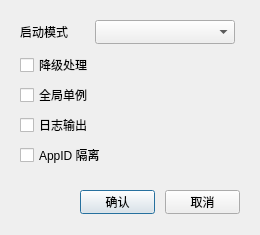
<?xml version="1.0" encoding="UTF-8"?>
<ui version="4.0">
 <class>advanced</class>
 <widget class="QDialog" name="advanced">
  <property name="geometry">
   <rect>
    <x>0</x>
    <y>0</y>
    <width>260</width>
    <height>235</height>
   </rect>
  </property>
  <property name="sizePolicy">
   <sizepolicy hsizetype="Fixed" vsizetype="Fixed">
    <horstretch>0</horstretch>
    <verstretch>0</verstretch>
   </sizepolicy>
  </property>
  <property name="minimumSize">
   <size>
    <width>260</width>
    <height>235</height>
   </size>
  </property>
  <property name="maximumSize">
   <size>
    <width>260</width>
    <height>235</height>
   </size>
  </property>
  <property name="windowTitle">
   <string>高级设置</string>
  </property>
  <widget class="QLabel" name="mode_label">
   <property name="geometry">
    <rect>
     <x>20</x>
     <y>20</y>
     <width>70</width>
     <height>24</height>
    </rect>
   </property>
   <property name="text">
    <string>启动模式</string>
   </property>
  </widget>
  <widget class="QComboBox" name="launch_mode_combo">
   <property name="geometry">
    <rect>
     <x>95</x>
     <y>20</y>
     <width>140</width>
     <height>24</height>
    </rect>
   </property>
   <property name="toolTip">
    <string>选择账户切换的启动模式</string>
   </property>
  </widget>
  <widget class="QCheckBox" name="fallback">
   <property name="geometry">
    <rect>
     <x>20</x>
     <y>55</y>
     <width>215</width>
     <height>20</height>
    </rect>
   </property>
   <property name="toolTip">
    <string>控制hook模式处理失败时是否降回链接模式</string>
   </property>
   <property name="text">
    <string>降级处理</string>
   </property>
  </widget>
  <widget class="QCheckBox" name="single_instance">
   <property name="geometry">
    <rect>
     <x>20</x>
     <y>85</y>
     <width>215</width>
     <height>20</height>
    </rect>
   </property>
   <property name="toolTip">
    <string>限制只能运行一个TAS主程序进程</string>
   </property>
   <property name="text">
    <string>全局单例</string>
   </property>
  </widget>
  <widget class="QCheckBox" name="log_output">
   <property name="geometry">
    <rect>
     <x>20</x>
     <y>115</y>
     <width>215</width>
     <height>20</height>
    </rect>
   </property>
   <property name="toolTip">
    <string>控制日志是否写入到文件</string>
   </property>
   <property name="text">
    <string>日志输出</string>
   </property>
  </widget>
  <widget class="QCheckBox" name="isolate_appid">
   <property name="geometry">
    <rect>
     <x>20</x>
     <y>145</y>
     <width>215</width>
     <height>20</height>
    </rect>
   </property>
   <property name="toolTip">
    <string>隔离 AppUserModelID 以阻止任务栏图标自动合并</string>
   </property>
   <property name="text">
    <string>AppID 隔离</string>
   </property>
  </widget>
  <widget class="QPushButton" name="confirm_button">
   <property name="geometry">
    <rect>
     <x>80</x>
     <y>190</y>
     <width>75</width>
     <height>24</height>
    </rect>
   </property>
   <property name="toolTip">
    <string>确认</string>
   </property>
   <property name="text">
    <string>确认</string>
   </property>
  </widget>
  <widget class="QPushButton" name="cancel_button">
   <property name="geometry">
    <rect>
     <x>165</x>
     <y>190</y>
     <width>75</width>
     <height>24</height>
    </rect>
   </property>
   <property name="toolTip">
    <string>取消</string>
   </property>
   <property name="text">
    <string>取消</string>
   </property>
  </widget>
 </widget>
 <resources/>
 <connections/>
</ui>
